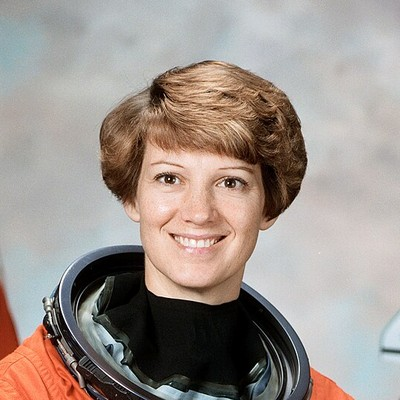
#> input picture tests/fixtures/face_a.jpg, 400 x 400 px
$ python make_fixtures.py
#> lines starting #> are read from the running program, lines starting #| are printed output that depends on the picture; after the words box and inside, x2 and y2 are one past the last pixel; in counts of white or black regions, pixels touching at a corner belong together
"""Regenerate the derived test fixtures.

The four ``face_*.jpg`` base images are avatar-style crops of public-domain NASA
portraits (see README.md in this folder). Everything else is produced here:
edited copies of ``face_a.jpg`` and fully synthetic non-face images.

    python tests/fixtures/make_fixtures.py

The outputs are committed, so the test-suite never depends on this script or on
the exact JPEG encoder of the Pillow version in use.
"""

from __future__ import annotations

import random
from pathlib import Path

from PIL import Image, ImageDraw, ImageEnhance, ImageFilter, ImageOps

HERE = Path(__file__).parent


def _save_jpeg(image: Image.Image, name: str, quality: int = 90) -> None:
    image.convert("RGB").save(HERE / name, "JPEG", quality=quality, optimize=True)


def _crop_fraction(image: Image.Image, fraction: float) -> Image.Image:
    width, height = image.size
    dx = round(width * (1 - fraction) / 2)
    dy = round(height * (1 - fraction) / 2)
    return image.crop((dx, dy, width - dx, height - dy))


def _circle_png(image: Image.Image) -> Image.Image:
    """What a screenshot of a round avatar looks like: transparent corners."""
    rgba = image.convert("RGBA")
    mask = Image.new("L", rgba.size, 0)
    ImageDraw.Draw(mask).ellipse((0, 0, rgba.size[0] - 1, rgba.size[1] - 1), fill=255)
    rgba.putalpha(mask)
    return rgba


def _warm_filter(image: Image.Image) -> Image.Image:
    """A typical photo-app filter: warmer, brighter, more contrast, slight blur."""
    red, green, blue = image.split()
    red = red.point(lambda v: min(255, round(v * 1.10)))
    blue = blue.point(lambda v: round(v * 0.88))
    warm = Image.merge("RGB", (red, green, blue))
    warm = ImageEnhance.Brightness(warm).enhance(1.08)
    warm = ImageEnhance.Contrast(warm).enhance(1.18)
    return warm.filter(ImageFilter.GaussianBlur(0.6))


def _tall_photo(image: Image.Image) -> Image.Image:
    """The uncropped upload: the avatar is the centre square of this taller picture."""
    width, height = image.size
    band = height // 4
    top = image.crop((0, 0, width, band)).filter(ImageFilter.GaussianBlur(12))
    bottom = image.crop((0, height - band, width, height)).filter(ImageFilter.GaussianBlur(12))
    canvas = Image.new("RGB", (width, height + 2 * band))
    canvas.paste(ImageOps.flip(top), (0, 0))
    canvas.paste(image, (0, band))
    canvas.paste(ImageOps.flip(bottom), (0, band + height))
    return canvas


def _logo(seed: int, background: tuple[int, int, int], accent: tuple[int, int, int]) -> Image.Image:
    """A synthetic, face-free 'brand' avatar."""
    rng = random.Random(seed)
    image = Image.new("RGB", (400, 400), background)
    draw = ImageDraw.Draw(image)
    for _ in range(7):
        x, y = rng.randint(20, 380), rng.randint(20, 380)
        radius = rng.randint(25, 110)
        colour = tuple(max(0, min(255, c + rng.randint(-70, 70))) for c in accent)
        if rng.random() < 0.5:
            draw.ellipse((x - radius, y - radius, x + radius, y + radius), fill=colour)
        else:
            draw.rectangle((x - radius, y - radius // 2, x + radius, y + radius // 2), fill=colour)
    points = [(rng.randint(40, 360), rng.randint(40, 360)) for _ in range(5)]
    draw.polygon(points, fill=(245, 245, 245))
    draw.line([*points, points[0]], fill=(20, 20, 20), width=8)
    return image


def _landscape(seed: int) -> Image.Image:
    """Synthetic scenery: sky gradient, a sun, layered hills."""
    rng = random.Random(seed)
    image = Image.new("RGB", (400, 400))
    draw = ImageDraw.Draw(image)
    for y in range(400):
        draw.line([(0, y), (400, y)], fill=(40 + y // 4, 110 + y // 5, 215 - y // 6))
    draw.ellipse((270, 50, 340, 120), fill=(255, 236, 170))
    for layer in range(4):
        base = 210 + layer * 45
        points = [(0, 400), (0, base)]
        for x in range(0, 401, 40):
            points.append((x, base + rng.randint(-35, 25)))
        points += [(400, base), (400, 400)]
        shade = 150 - layer * 32
        draw.polygon(points, fill=(shade // 3, shade, shade // 2))
    return image


def main() -> None:
    face = Image.open(HERE / "face_a.jpg").convert("RGB")
#> face is the input picture: PIL image 400x400 RGB; mean R, G, B 158.4, 147.8, 141.4

    _save_jpeg(face.resize((150, 150), Image.Resampling.LANCZOS), "face_a_resized.jpg", quality=88)
    _save_jpeg(face.resize((48, 48), Image.Resampling.LANCZOS), "face_a_tiny.jpg", quality=85)
    _save_jpeg(face, "face_a_recompressed.jpg", quality=25)
    _save_jpeg(_crop_fraction(face, 0.95), "face_a_cropped_light.jpg")
    _save_jpeg(_crop_fraction(face, 0.72), "face_a_cropped_heavy.jpg")
    _save_jpeg(_warm_filter(face), "face_a_filtered.jpg")
    _save_jpeg(ImageOps.grayscale(face), "face_a_grayscale.jpg")
    _save_jpeg(ImageOps.mirror(face), "face_a_mirrored.jpg")
    _save_jpeg(_tall_photo(face), "face_a_tall.jpg")
#> in _tall_photo, `top = image.crop((0, 0, width, band)).filter(ImageFilter.GaussianBlur(..`:
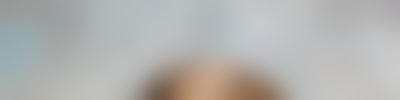
#> top: PIL image 400x100 RGB; mean R, G, B 178.6, 178.6, 176.3
#> in _tall_photo, `bottom = image.crop((0, height - band, width, height)).filter(ImageFil..`:
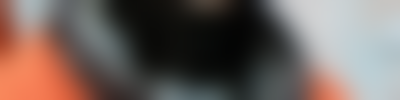
#> bottom: PIL image 400x100 RGB; mean R, G, B 111.6, 98.4, 93.3
#> in _tall_photo, `canvas = Image.new("RGB", (width, height + 2 * band))`: canvas: PIL image 400x600 RGB; every value is 0
#> in _tall_photo, `canvas.paste(ImageOps.flip(bottom), (0, band + height))`:
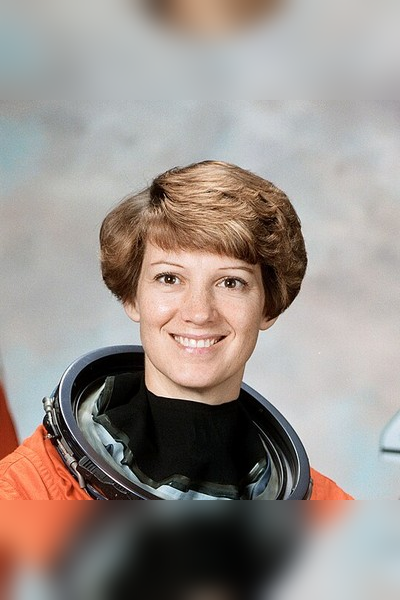
#> canvas: PIL image 400x600 RGB; mean R, G, B 154, 144.7, 139.2
    _circle_png(face.resize((320, 320), Image.Resampling.LANCZOS)).save(HERE / "face_a_circle.png", optimize=True)
#> in _circle_png, `mask = Image.new("L", rgba.size, 0)`: mask: PIL image 320x320 L; every value is 0
#> in _circle_png, `ImageDraw.Draw(mask).ellipse((0, 0, rgba.size[0] - 1, rgba.size[1] - 1..`:
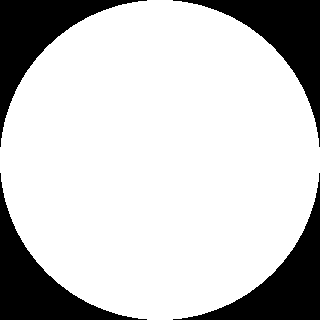
#> mask: PIL image 320x320 L; 78.5% white; 4 black regions, box (x1, y1, x2, y2) and area: (0, 0, 147, 147) 5503, (173, 0, 320, 147) 5503, (0, 173, 147, 320) 5503, (173, 173, 320, 320) 5503
    face.save(HERE / "face_a_lossless.png", optimize=True)

    logo = _logo(7, (24, 60, 140), (240, 150, 40))
    logo.save(HERE / "logo.png", optimize=True)
    _save_jpeg(logo.resize((128, 128), Image.Resampling.LANCZOS), "logo_resized.jpg", quality=80)
    _save_jpeg(_crop_fraction(logo, 0.95), "logo_cropped.jpg")
#> call 3 of _crop_fraction, with fraction = 0.95
#> in _crop_fraction (call 3), `return image.crop((dx, dy, width - dx, height - dy))`:
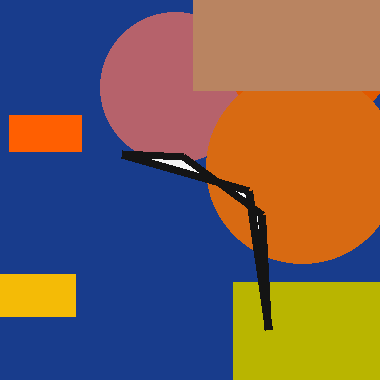
#> returned value: PIL image 380x380 RGB; mean R, G, B 115.2, 94.4, 89.2
    _logo(99, (150, 30, 60), (60, 200, 170)).save(HERE / "logo_other.png", optimize=True)
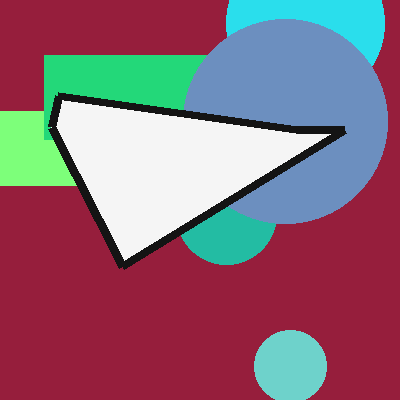
#> saved as logo_other.png: PIL image 400x400 RGB; mean R, G, B 138.9, 104, 119
    _save_jpeg(_landscape(3), "landscape.jpg")
#> in _landscape, `image = Image.new("RGB", (400, 400))`: image: PIL image 400x400 RGB; every value is 0
#> in _save_jpeg (call 12), `image.convert("RGB").save(HERE / name, "JPEG", quality=quality, optimi..`:
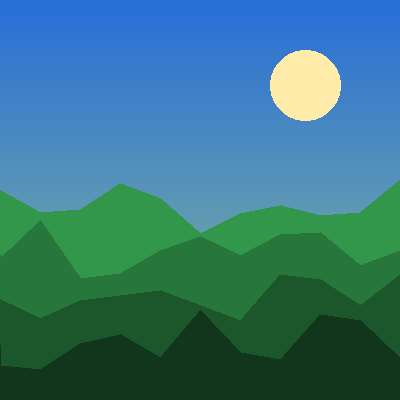
#> saved as landscape.jpg: PIL image 400x400 RGB; mean R, G, B 54.4, 117.6, 125.5

    Image.new("RGB", (200, 200), (128, 128, 128)).save(HERE / "flat_gray.png")
    Image.new("RGB", (200, 200), (250, 250, 250)).save(HERE / "flat_white.png")
    print("fixtures written to", HERE)


if __name__ == "__main__":
    main()
